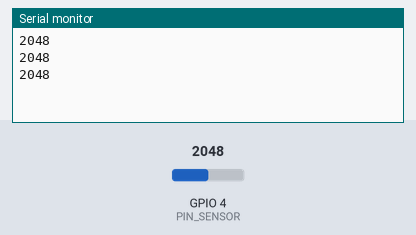
Simulated run of this sketch. Board: ESP32-S3. On the bench: the last lines printed to the serial monitor. Inputs (shaded band) come from the test bench; at power-on: GPIO 4 (PIN_SENSOR) = 2048 (analog values on the 0–4095 scale).

Above: at 1.3 s.
1.4 s: GPIO 4 (PIN_SENSOR) set to 2866
At 1.9 s:
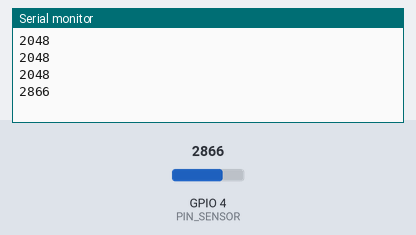
2.9 s: GPIO 4 (PIN_SENSOR) set to 3603
At 3.4 s:
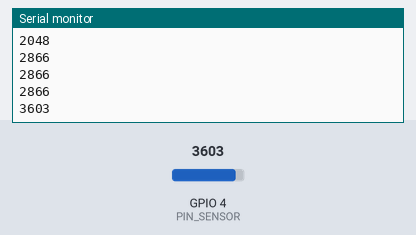
Timing chart, 0 to 5.9 s (numbered marks = the images above; inputs shaded):
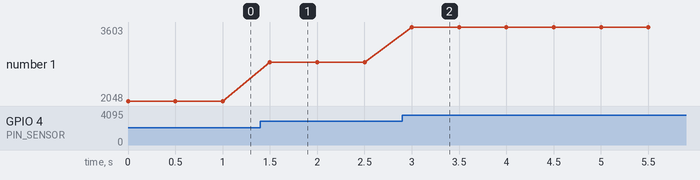

The sketch:

adc1-frente-a-adc2.ino
```cpp
const int PIN_SENSOR = 4;   // ADC1_3: seguro con Wi-Fi activo

void setup() {
  Serial.begin(115200);
  analogReadResolution(12);      // 0 a 4095
}

void loop() {
  int lectura = analogRead(PIN_SENSOR);
  Serial.println(lectura);
  delay(500);
}
```

Measured:
- after the input at 1.4 s, the serial monitor: prints a new line after 0.10 s (image 1)
- after the input at 2.9 s, the serial monitor: prints a new line after 0.10 s (image 2)
- plotted number 1: 2048 → 2866 after the input at 1.4 s, 2866 → 3603 after the input at 2.9 s
